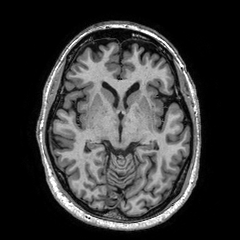
#> input picture data/dataset_brains/1_1_t1.tif, 240 x 240 px
$ jupyter execute --allow-errors 2.3_segmentation_in_feature_space.ipynb   (shell and % lines are left out)
#> lines starting #> are read from the running program, lines starting #| are printed output that depends on the picture; after the words box and inside, x2 and y2 are one past the last pixel; in counts of white or black regions, pixels touching at a corner belong together
### code/segmentation_tests.py
"""
Test code for segmentation.
"""

import numpy as np
import segmentation_util as util
import registration_util as reg_util
import matplotlib.pyplot as plt
import segmentation as seg
from scipy import ndimage, stats
import scipy
import scipy.io
from sklearn.neighbors import KNeighborsClassifier
import timeit
from IPython.display import display, clear_output
plt.rcParams['image.cmap'] = 'gray'


# SECTION 1. Segmentation in feature space


def scatter_data_test(showFigs=True):
    I = plt.imread('../data/dataset_brains/1_1_t1.tif')
    X1 = I.flatten().T
    X1 = X1.reshape(-1, 1)
    GT = plt.imread('../data/dataset_brains/1_1_gt.tif')
    gt_mask = GT>0
    Y = gt_mask.flatten() # labels

    I_blurred = ndimage.gaussian_filter(I, sigma=2)
    X2 = I_blurred.flatten().T
    X2 = X2.reshape(-1, 1)
    X_data = np.concatenate((X1, X2), axis=1)

    # Keep track of features you added
    features = ('T1 intensity', 'T1 gauss 2')

    if showFigs:
        util.scatter_data(X_data,Y,0,1)

    #------------------------------------------------------------------#
    # TODO: Implement a few test cases of with different features
    pass
    #------------------------------------------------------------------#

    return X_data, Y


def scatter_t2_test(showFigs=True):
    I1 = plt.imread('../data/dataset_brains/1_1_t1.tif')
    X1 = I1.flatten().T
    X1 = X1.reshape(-1, 1)
    I2 = plt.imread('../data/dataset_brains/1_1_t2.tif')
    X2 = I2.flatten().T
    X2 = X2.reshape(-1, 1)

    GT = plt.imread('../data/dataset_brains/1_1_gt.tif')
    gt_mask = GT>0
    Y = gt_mask.flatten() # labels

    I1_blurred = ndimage.gaussian_filter(I1, sigma=4)
    X12 = I1_blurred.flatten().T
    X12 = X12.reshape(-1, 1)
    X_data = np.concatenate((X1, X12), axis=1)

    # Keep track of features you added
    features = ('T1 intensity', 'T1 gauss 2')

    if showFigs:
        util.scatter_data(X_data,Y,0,1)

    #------------------------------------------------------------------#
    # TODO: Extract features from the T2 image and compare them to the T1 features
    #------------------------------------------------------------------#

    return X_data, Y


def extract_coordinate_feature_test():
    I = plt.imread('../data/dataset_brains/1_1_t1.tif')
    c, coord_im = seg.extract_coordinate_feature(I)
    fig = plt.figure(figsize=(10,10))
    ax1  = fig.add_subplot(121)
    ax1.imshow(I)
    ax2  = fig.add_subplot(122)
    ax2.imshow(coord_im)


def feature_stats_test():
    X, Y = scatter_data_test(showFigs=False)
    I = plt.imread('../data/dataset_brains/1_1_t1.tif')
    c, coord_im = seg.extract_coordinate_feature(I)
    X_data = np.concatenate((X, c), axis=1)

    #------------------------------------------------------------------#
    # TODO: Write code to examine the mean and standard deviation of your dataset containing variety of features
    #------------------------------------------------------------------#


def normalized_stats_test():
    X, Y = scatter_data_test(showFigs=False)
    I = plt.imread('../data/dataset_brains/1_1_t1.tif')
    c, coord_im = seg.extract_coordinate_feature(I)
    X_data = np.concatenate((X, c), axis=1)

    #------------------------------------------------------------------#
    # TODO: Write code to normalize your dataset containing variety of features,
    #  then examine the mean and std dev
    pass
    #------------------------------------------------------------------#


def distance_test():
    #------------------------------------------------------------------#
    # TODO: Generate a Gaussian dataset, with 100 samples per class, and compute the distances.
    #  Use plt.imshow() to visualize the distance matrix as an image.
    pass
    #------------------------------------------------------------------#


def small_samples_distance_test():
    #------------------------------------------------------------------#
    # TODO: Generate a small sample Gaussian dataset X,
    #  create dataset C as per the instructions,
    #  and calculate and plot the distances between the datasets.
    pass
    #------------------------------------------------------------------#


# [7 lines left out: function minimum_distance_test, not called in this run]
    #------------------------------------------------------------------#


def distance_classification_test():
    #------------------------------------------------------------------#
    # TODO: Use the provided code to generate training and testing data
    #  Classify the points in test_data, based on their distances d to the points in train_data
    pass
    #------------------------------------------------------------------#


def funX(X):
    return lambda w: seg.cost_kmeans(X,w)


def kmeans_demo():
    ## Define some data and parameters
    n = 100
    X1 = np.random.randn(n, 2)
    X2 = np.random.randn(n, 2)+5
    X = np.concatenate((X1, X2), axis=0)
    Y = np.concatenate((np.zeros((n,1)), np.ones((n,1))), axis=0)
    N, M = X.shape

    #Define number of clusters we want
    clusters = 2

    # the learning rate
    mu = 1

    # iterations
    num_iter = 100

    # Cost function used by k-Means
    fun = funX(X)

    ## Algorithm
    # Initialize cluster centers
    idx = np.random.randint(N, size=clusters)
    initial_w = X[idx,:]
    w_draw = initial_w
    print(w_draw)

    # Reshape into vector (needed by ngradient)
    w_vector = initial_w.reshape(clusters*M, 1)

    # Vector to store cost
    xx = np.linspace(1, num_iter, num_iter)
    kmeans_cost = np.empty(*xx.shape)
    kmeans_cost[:] = np.nan

    # Create figure
    fig = plt.figure(figsize=(14,6))
    ax1  = fig.add_subplot(121)
    im1  = ax1.scatter(X[:n,0], X[:n,1], label='X-class0')
    im2  = ax1.scatter(X[n:,0], X[n:,1], label='X-class1')
    line1, = ax1.plot(w_draw[:,0], w_draw[:,1], "or", markersize=5, label='W-vector')
    ax1.grid()
    ax2  = fig.add_subplot(122, xlim=(0, num_iter), ylim=(0, 10))
    text_str = 'k={}, g={:.2f}\ncost={:.2f}'.format(0, 0, 0)
    txt2 = ax2.text(0.3, 0.95, text_str, bbox={'facecolor': 'green', 'alpha': 0.4, 'pad': 10},
             transform=ax2.transAxes)
    line2, = ax2.plot(xx, kmeans_cost, lw=2)
    ax2.set_xlabel('Iteration')
    ax2.set_ylabel('Cost')
    ax2.grid()

    for k in np.arange(num_iter):
        # Gradient ascent
        g = util.ngradient(fun,w_vector)
        w_vector = w_vector - mu*g
        # Calculate cost for plotting
        kmeans_cost[k] = fun(w_vector)
        text_str = 'k={}, cost={:.2f}'.format(k, kmeans_cost[k])
        txt2.set_text(text_str)
        # Plot
        line2.set_ydata(kmeans_cost)
        w_draw_new = w_vector.reshape(clusters, M)
        line1.set_data(w_draw_new[:,0], w_draw_new[:,1])
        display(fig)
        clear_output(wait = True)
        plt.pause(.005)

    return kmeans_cost


def kmeans_clustering_test():
    #------------------------------------------------------------------#
    #TODO: Store errors for training data
    pass
    #------------------------------------------------------------------#


def nn_classifier_test_samples():
    train_data, train_labels = seg.generate_gaussian_data(2)
    test_data, test_labels = seg.generate_gaussian_data(1)
    predicted_labels = seg.nn_classifier(train_data, train_labels, test_data)

    err = util.classification_error(test_labels, predicted_labels)

    print('True labels:\n{}'.format(test_labels))
    print('Predicted labels:\n{}'.format(predicted_labels))
    print('Error:\n{}'.format(err))


# [24 lines left out: function generate_train_test, not called in this run]


def easy_hard_data_classifier_test():
    #-------------------------------------------------------------------#
    #TODO: generate and classify (using nn_classifier) 2 pairs of datasets (easy and hard)
    # calculate classification error in each case
    pass
    #-------------------------------------------------------------------#


def nn_classifier_test_brains(testDice=False):
    # Subject 1, slice 1 is the train data
    X, Y, feature_labels_train = util.create_dataset(1,1,'brain')
    N = 1000
    ix = np.random.randint(len(X), size=N)
    train_data = X[ix,:]
    train_labels = Y[ix,:]

    # Subject 3, slice 1 is the test data
    test_data, test_labels, feature_labels_test  = util.create_dataset(3,1,'brain')

    predicted_labels = seg.nn_classifier(train_data, train_labels, test_data)
    predicted_labels = predicted_labels.astype(bool)
    test_labels = test_labels.astype(bool)
    err = util.classification_error(test_labels, predicted_labels)
    print('Error:\n{}'.format(err))

    if testDice:
        dice = util.dice_overlap(test_labels, predicted_labels)
        print('Dice coefficient:\n{}'.format(dice))
    else:
        I = plt.imread('../data/dataset_brains/3_1_t1.tif')
        GT = plt.imread('../data/dataset_brains/3_1_gt.tif')
        gt_mask = GT>0
        gt_labels = gt_mask.flatten() # labels
        predicted_mask = predicted_labels.reshape(I.shape)
        fig = plt.figure(figsize=(15,5))
        ax1 = fig.add_subplot(131)
        ax1.imshow(I)
        ax2 = fig.add_subplot(132)
        ax2.imshow(predicted_mask)
        ax3  = fig.add_subplot(133)
        ax3.imshow(gt_mask)


# [378 lines left out: functions knn_curve, learning_curve, feature_curve, high_dimensions_demo, high_dimensions_output, covariance_matrix_test and 6 more, not called in this run]


def plot_hand_shapes():
    #------------------------------------------------------------------#
    pass
    #------------------------------------------------------------------#


# [6 lines left out: function test_mypca_hands, not called in this run]


def test_remaining_variance():
    #------------------------------------------------------------------#
    pass
    #------------------------------------------------------------------#


def plot_hand_grayscale():
    #------------------------------------------------------------------#
    pass
    #------------------------------------------------------------------#


def test_transformed_hand():
    #------------------------------------------------------------------#
    pass
    #------------------------------------------------------------------#

### code/segmentation_util.py
"""
Utility functions for segmentation.
"""

import numpy as np
import matplotlib.pyplot as plt
import matplotlib.cm as cm
import segmentation as seg
from scipy import ndimage


def ngradient(fun, x, h=1e-3):
    # Computes the derivative of a function with numerical differentiation.
    # Input:
    # fun - function for which the gradient is computed
    # x - vector of parameter values at which to compute the gradient
    # h - a small positive number used in the finite difference formula
    # Output:
    # g - vector of partial derivatives (gradient) of fun

    #------------------------------------------------------------------#
    # TODO: Implement the  computation of the partial derivatives of
    # the function at x with numerical differentiation.
    # g[k] should store the partial derivative w.r.t. the k-th parameter
    pass
    #------------------------------------------------------------------#

    # return g

def scatter_data(X, Y, feature0=0, feature1=1, ax=None):
    # scater_data displays a scatterplot of at most 1000 samples from dataset X, and gives each point
    # a different color based on its label in Y

    k = 1000
    if len(X) > k:
        idx = np.random.randint(len(X), size=k)
        X = X[idx,:]
        Y = Y[idx]

    class_labels, indices1, indices2 = np.unique(Y, return_index=True, return_inverse=True)
    if ax is None:
        fig = plt.figure(figsize=(8,8))
        ax = fig.add_subplot(111)
        ax.grid()

    colors = cm.rainbow(np.linspace(0, 1, len(class_labels)))
    for i, c in zip(np.arange(len(class_labels)), colors):
        idx2 = indices2 == class_labels[i]
        lbl = 'X, class '+str(i)
        ax.scatter(X[idx2,feature0], X[idx2,feature1], color=c, label=lbl)

    return ax


def create_dataset(image_number, slice_number, task):
    # create_dataset Creates a dataset for a particular subject (image), slice and task
    # Input:
    # image_number - Number of the subject (scalar)
    # slice_number - Number of the slice (scalar)
    # task        - String corresponding to the task, either 'brain' or 'tissue'
    # Output:
    # X           - Nxk feature matrix, where N is the number of pixels and k is the number of features
    # Y           - Nx1 vector with labels
    # feature_labels - kx1 cell array with descriptions of the k features

    #Extract features from the subject/slice
    X, feature_labels = extract_features(image_number, slice_number)

    #Create labels
    Y = create_labels(image_number, slice_number, task)

    return X, Y, feature_labels


def extract_features(image_number, slice_number):
    # extracts features for [image_number]_[slice_number]_t1.tif and [image_number]_[slice_number]_t2.tif
    # Input:
    # image_number - Which subject (scalar)
    # slice_number - Which slice (scalar)
    # Output:
    # X           - N x k dataset, where N is the number of pixels and k is the total number of features
    # features    - k x 1 cell array describing each of the k features

    base_dir = '../data/dataset_brains/'

    t1 = plt.imread(base_dir + str(image_number) + '_' + str(slice_number) + '_t1.tif')
    t2 = plt.imread(base_dir + str(image_number) + '_' + str(slice_number) + '_t2.tif')

    n = t1.shape[0]
    features = ()

    t1f = t1.flatten().T.astype(float)
    t1f = t1f.reshape(-1, 1)
    t2f = t2.flatten().T.astype(float)
    t2f = t2f.reshape(-1, 1)

    X = np.concatenate((t1f, t2f), axis=1)

    features += ('T1 intensity',)
    features += ('T2 intensity',)

    #------------------------------------------------------------------#
    # TODO: Extract more features and add them to X.
    # Don't forget to provide (short) descriptions for the features
    pass
    #------------------------------------------------------------------#
    return X, features


# [128 lines left out: functions create_labels, dice_overlap, dice_multiclass, classification_error, not called in this run]
    #------------------------------------------------------------------#
    # return err

### code/segmentation.py
"""
Segmentation module main code.
"""

import numpy as np
import scipy
from sklearn.neighbors import KNeighborsClassifier


# SECTION 1. Segmentation in feature space


def generate_gaussian_data(N=100, mu1=[0,0], mu2=[2,0], sigma1=[[1,0],[0,1]], sigma2=[[1,0],[0,1]]):
    # Generates a 2D toy dataset with 2 classes, N samples per class.
    # Class 1 is Gaussian distributed with mu1 and sigma2
    # Class 2 is Gaussian distributed with mu2 and sigma2.
    # Input:
    # N - Number of samples per class (2N in total)
    # mu1 - 1x2 vector, mean of class 1
    # mu2 - 1x2 vector, mean of class 2
    # sigma1 - 2x2 matrix, covariance of class 1
    # sigma2 - 2x2 matrix, covariance of class 2

    # Generate class 1
    # Rotate data according to covariance matrix (must be positive
    # definite), and add the mean
    A = np.linalg.cholesky(sigma1)
    data1 = np.random.randn(N,2).dot(A) + mu1

    # Generate class 2
    B = np.linalg.cholesky(sigma2)
    data2 = np.random.randn(N,2).dot(B) + mu2

    # Put the data together
    X = np.concatenate((data1, data2), axis=0)

    # Create labels
    Y = np.concatenate((np.zeros((N,1)), np.ones((N,1))), axis=0)

    return X, Y


def extract_coordinate_feature(im):
    # Creates a coordinate feature, which encodes how far a pixel is
    # from the center of the image.
    # Input:
    # im - An NxM image
    # Output:
    # c - A (N*M)x1 vector which encodes how far each pixel is from
    # the center of the image

    # Get the image size
    n_rows, n_cols = im.shape

    # Find image center
    x_center = np.floor(n_rows/2)
    y_center = np.floor(n_cols/2)

    # Generate coordinate images
    ar = np.arange(n_cols).reshape(1,-1)
    x_coord = np.tile(ar, (n_rows, 1))
    ar = ar.T
    y_coord = np.tile(ar, (1, n_cols))

    #------------------------------------------------------------------#
    # TODO: Use the above variables to create an image coord_im
    # that combines the information from x_coord and y_coord

    #------------------------------------------------------------------#

    # Create a feature from the coordinate image
    c = coord_im.flatten().T
    c = c.reshape(-1, 1)

    return c, coord_im


# [107 lines left out: functions normalize_data, cost_kmeans, kmeans_clustering, not called in this run]


def nn_classifier(train_data, train_labels, test_data):
    # Returns the labels for test_data, predicted by the 1-NN
    # classifier trained on train_data and train_labels
    # Input:
    # train_data - num_train x p matrix with features for the training data
    # train_labels - num_train x 1 vector with labels for the training data
    # test_labels - num_test x p matrix with features for the test data
    # Output:
    # predicted_labels - num_test x 1 predicted vector with labels for
    #                    the test data

    #------------------------------------------------------------------#
    # TODO: Implement missing functionality

    #------------------------------------------------------------------#
    return predicted_labels


# [164 lines left out: functions knn_classifier, mypca, segmentation_combined_atlas, segmentation_atlas, segmentation_combined_knn, segmentation_knn, not called in this run]

### reader/2.3_segmentation_in_feature_space.ipynb
# 1. Segmentation in feature space

## 1.1. Generating and visualizing a dataset
We are going to be working with a $nxm$ dataset `X`where each of the $n$ rows corresponds to a sample, and each of the $m$ columns corresponds to a feature. This dataset will also be associated with a $nx1$ vector `Y` which stores the labels of the samples. Here is an example of a two-class problem, with randomly generated 100 samples with 2 features:

```python
import numpy as np
X = np.random.rand(100, 2)
Y = np.concatenate((np.zeros((50,1)), np.ones((50,1))), axis=1)
```

This data is a bit too random for us to experiment with, so you have been provided with a function `generate_gaussian_data()` in `# SECTION 1` of the `segmentation.py` module that generates a more interesting dataset in 2D. Because the data is 2D, we can visualize it as follows:

[cell 1]
import sys
sys.path.append("../code")
import matplotlib.pyplot as plt
from segmentation import generate_gaussian_data
X, Y = generate_gaussian_data()
fig = plt.figure(figsize=(12,5))
ax1  = fig.add_subplot(111)
im1  = ax1.scatter(X[:100,0], X[:100,1], label='Class 1')
im2  = ax1.scatter(X[100:,0], X[100:,1], label='Class 2')
ax1.grid()
ax1.legend()
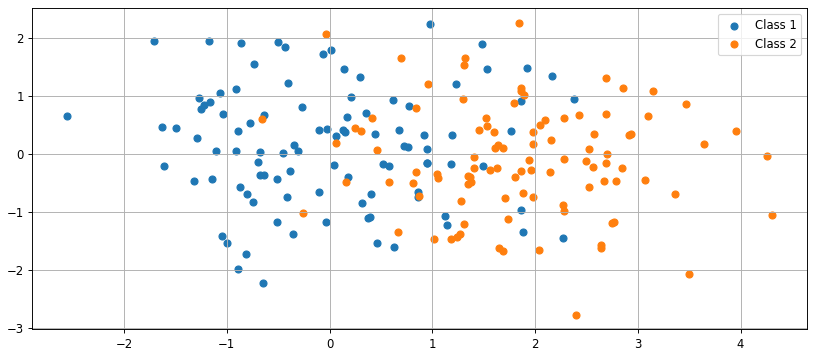
#> figure drawn by matplotlib, 1 panel

Instead of generating data, now we will create this type of dataset from the pixels of an  image. You can use

```python
I = plt.imread('../images/dataset_brains/1_1_t1.tif.tif')
```
to load an image. This is a T1 slice from subject 1, and it is slice 1 in the set we are using. You can view the image with `plt.imshow()`.

Once the image is loaded, the simplest way to create a feature representation is to represent each pixel by its
intensity value. These steps are displayed below:

[cell 2]
import numpy as np
import matplotlib.pyplot as plt
plt.rcParams['image.cmap'] = 'gray'
I = plt.imread('../data/dataset_brains/1_1_t1.tif')
#> I is the input picture: shape (240, 240); min 0, max 255, mean 55.7
fig = plt.figure(figsize=(5,5))
ax1  = fig.add_subplot(111)
ax1.imshow(I)
X = I.flatten().T

Now we also would like to have some labels Y. You can use the provided ground-truth for this. Load the ground-truth and view it with the following code:

[cell 3]
GT = plt.imread('../data/dataset_brains/1_1_gt.tif')
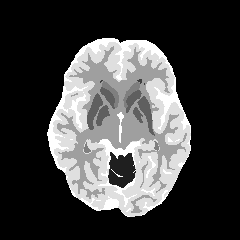
#> input picture data/dataset_brains/1_1_gt.tif, 240 x 240 px
#> GT is the input picture: shape (240, 240); min 0, max 8, mean 2.04
fig = plt.figure(figsize=(10,10))
ax1  = fig.add_subplot(121)
ax1.imshow(I)
ax2  = fig.add_subplot(122)
ax2.imshow(GT)
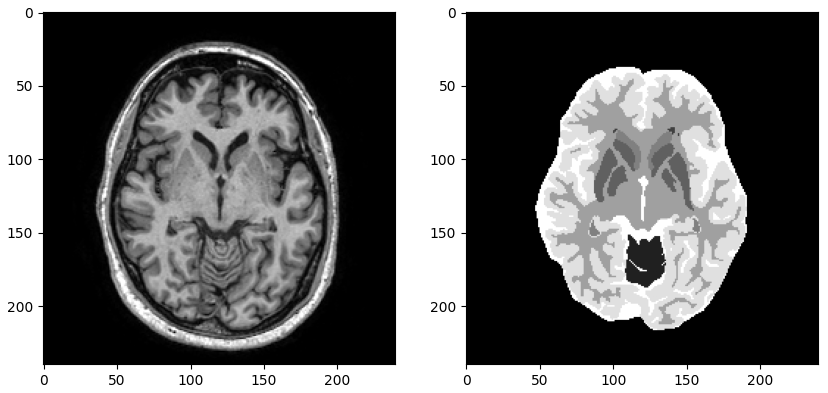
#> figure drawn by matplotlib, 2 panels

You will see an image with 9 values. These correspond to the following 9 classes:
- 0 background
- 1 cerebellum
- 2 white matter hyperintensities/lesions
- 3 basal ganglia and thalami
- 4 ventricles
- 5 white matter
- 6 brainstem
- 7 cortical grey matter
- 8 cerebrospinal fluid in the extracerebral space

In this exercise we will only look if a pixel is outside the brain (label 0) or not. Here's
how to use the ground truth image to create these labels:

[cell 4]
gt_mask = GT>0
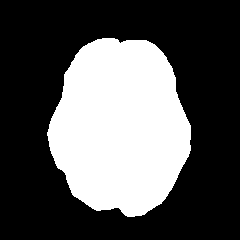
#> gt_mask: shape (240, 240) bool; 33.7% white; 1 white region, box (x1, y1, x2, y2) and area: (47, 38, 191, 217) 19419
fig = plt.figure(figsize=(15,15))
ax1  = fig.add_subplot(131)
ax1.imshow(I)
ax2  = fig.add_subplot(132)
ax2.imshow(GT)
ax3  = fig.add_subplot(133)
ax3.imshow(gt_mask)
Y = gt_mask.flatten()

Now we have a 1D dataset `X` and labels `Y`. Let's create some more features, so we can
visualize them in 2D! Let's take some context into account by blurring the image, for
example as follows:

[cell 5]
from scipy import ndimage
I_blurred = ndimage.gaussian_filter(I, sigma=2)
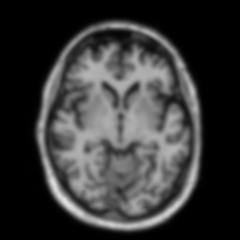
#> I_blurred: shape (240, 240); min 0, max 225, mean 55.1
fig = plt.figure(figsize=(10,10))
ax1  = fig.add_subplot(121)
ax1.imshow(I)
ax2  = fig.add_subplot(122)
ax2.imshow(I_blurred)
#> (the rest of the program and of its run is left out)
